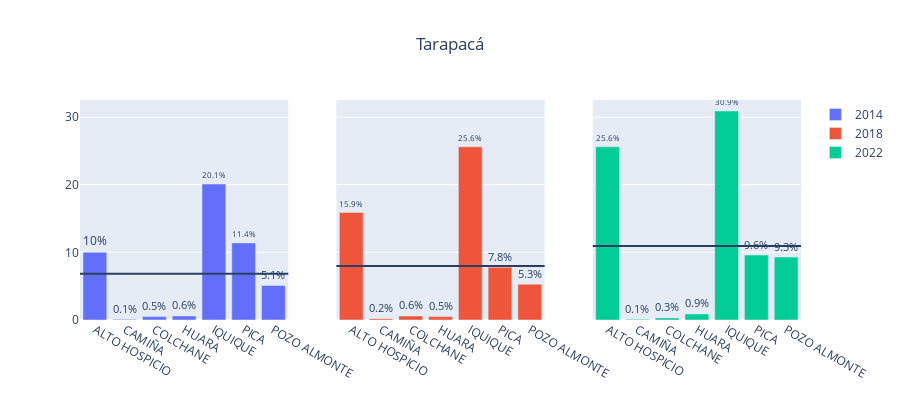
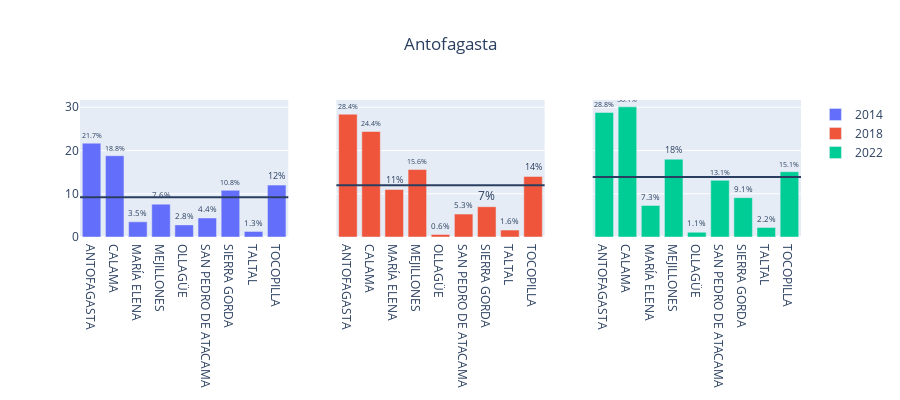
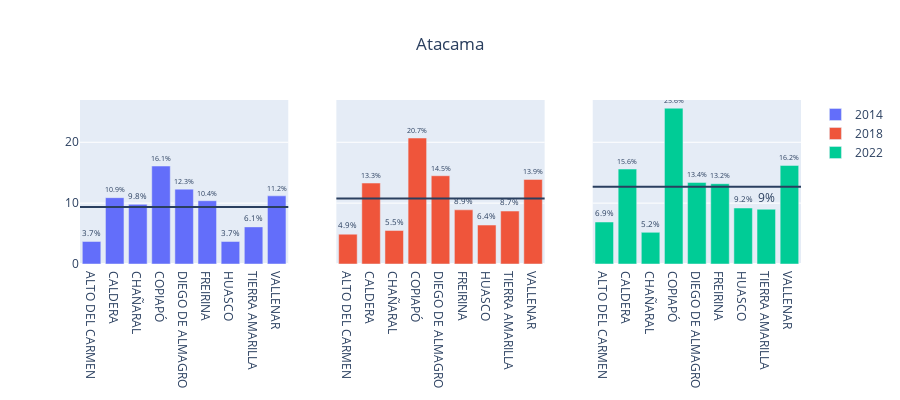
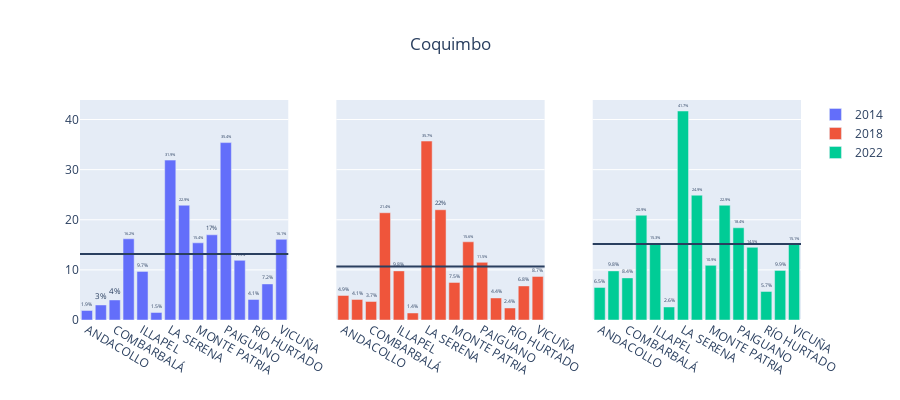

Notebook cell for these charts, in order:
### Code cell
regions = df_group_by_comuna.reset_index()["Codigo Region"].unique()
years = [2014, 2018, 2022]
for region in regions: 
    fig = make_subplots(rows=1, cols=len(years), shared_yaxes=True)
    for i, year in enumerate(years):
        pomedio_region = df_group_region[(year, region)]
        fig.add_trace(go.Bar(name=f"{year}",
                             x=df_group_by_comuna.loc[(year, region)].reset_index()["Municipio"],
                             y=df_group_by_comuna.loc[(year, region)].reset_index()["%IT_en_IPP"].round(1),
                             text=df_group_by_comuna.loc[(year, region)].reset_index()["%IT_en_IPP"],
                             textposition="outside",
                             texttemplate="%{y}%"),
                     row=1, col=i+1)
        fig.add_hline(y=pomedio_region, row=1, col=i+1)
        fig.update_layout(title=dict(text=f"{region_dict[region]}", x=0.5, xanchor="center"),
                         height=400)
    fig.show()

### Figure 1 — Plotly figure (JSON) as saved in the notebook; plotly's stock layout.template omitted (floating-point values rounded to 4 significant figures)
{"data": [{"name": "2014", "text": [10.03, 0.09359, 0.543, 0.5868, 20.13, 11.41, 5.069], "textposition": "outside", "texttemplate": "%{y}%", "type": "bar", "x": ["ALTO HOSPICIO", "CAMIÑA", "COLCHANE", "HUARA", "IQUIQUE", "PICA", "POZO ALMONTE"], "xaxis": "x", "y": [10, 0.1, 0.5, 0.6, 20.1, 11.4, 5.1], "yaxis": "y"}, {"name": "2018", "text": [15.85, 0.1505, 0.6267, 0.5331, 25.6, 7.802, 5.308], "textposition": "outside", "texttemplate": "%{y}%", "type": "bar", "x": ["ALTO HOSPICIO", "CAMIÑA", "COLCHANE", "HUARA", "IQUIQUE", "PICA", "POZO ALMONTE"], "xaxis": "x2", "y": [15.9, 0.2, 0.6, 0.5, 25.6, 7.8, 5.3], "yaxis": "y2"}, {"name": "2022", "text": [25.62, 0.09926, 0.2933, 0.8686, 30.9, 9.576, 9.268], "textposition": "outside", "texttemplate": "%{y}%", "type": "bar", "x": ["ALTO HOSPICIO", "CAMIÑA", "COLCHANE", "HUARA", "IQUIQUE", "PICA", "POZO ALMONTE"], "xaxis": "x3", "y": [25.6, 0.1, 0.3, 0.9, 30.9, 9.6, 9.3], "yaxis": "y3"}], "layout": {"height": 400, "shapes": [{"type": "line", "x0": 0, "x1": 1, "xref": "x domain", "y0": 6.836, "y1": 6.836, "yref": "y"}, {"type": "line", "x0": 0, "x1": 1, "xref": "x2 domain", "y0": 7.981, "y1": 7.981, "yref": "y2"}, {"type": "line", "x0": 0, "x1": 1, "xref": "x3 domain", "y0": 10.95, "y1": 10.95, "yref": "y3"}], "title": {"text": "Tarapacá", "x": 0.5, "xanchor": "center"}, "xaxis": {"anchor": "y", "domain": [0, 0.2889]}, "xaxis2": {"anchor": "y2", "domain": [0.3556, 0.6444]}, "xaxis3": {"anchor": "y3", "domain": [0.7111, 1]}, "yaxis": {"anchor": "x", "domain": [0, 1]}, "yaxis2": {"anchor": "x2", "domain": [0, 1], "matches": "y", "showticklabels": false}, "yaxis3": {"anchor": "x3", "domain": [0, 1], "matches": "y", "showticklabels": false}}}

### Figure 2 — Plotly figure (JSON) as saved in the notebook; plotly's stock layout.template omitted (floating-point values rounded to 4 significant figures)
{"data": [{"name": "2014", "text": [21.66, 18.79, 3.461, 7.624, 2.788, 4.4, 10.81, 1.288, 11.96], "textposition": "outside", "texttemplate": "%{y}%", "type": "bar", "x": ["ANTOFAGASTA", "CALAMA", "MARÍA ELENA", "MEJILLONES", "OLLAGÜE", "SAN PEDRO DE ATACAMA", "SIERRA GORDA", "TALTAL", "TOCOPILLA"], "xaxis": "x", "y": [21.7, 18.8, 3.5, 7.6, 2.8, 4.4, 10.8, 1.3, 12], "yaxis": "y"}, {"name": "2018", "text": [28.37, 24.39, 10.97, 15.64, 0.64, 5.336, 6.963, 1.644, 14.01], "textposition": "outside", "texttemplate": "%{y}%", "type": "bar", "x": ["ANTOFAGASTA", "CALAMA", "MARÍA ELENA", "MEJILLONES", "OLLAGÜE", "SAN PEDRO DE ATACAMA", "SIERRA GORDA", "TALTAL", "TOCOPILLA"], "xaxis": "x2", "y": [28.4, 24.4, 11, 15.6, 0.6, 5.3, 7, 1.6, 14], "yaxis": "y2"}, {"name": "2022", "text": [28.8, 30.09, 7.297, 17.97, 1.14, 13.14, 9.062, 2.153, 15.09], "textposition": "outside", "texttemplate": "%{y}%", "type": "bar", "x": ["ANTOFAGASTA", "CALAMA", "MARÍA ELENA", "MEJILLONES", "OLLAGÜE", "SAN PEDRO DE ATACAMA", "SIERRA GORDA", "TALTAL", "TOCOPILLA"], "xaxis": "x3", "y": [28.8, 30.1, 7.3, 18, 1.1, 13.1, 9.1, 2.2, 15.1], "yaxis": "y3"}], "layout": {"height": 400, "shapes": [{"type": "line", "x0": 0, "x1": 1, "xref": "x domain", "y0": 9.198, "y1": 9.198, "yref": "y"}, {"type": "line", "x0": 0, "x1": 1, "xref": "x2 domain", "y0": 12.0, "y1": 12.0, "yref": "y2"}, {"type": "line", "x0": 0, "x1": 1, "xref": "x3 domain", "y0": 13.86, "y1": 13.86, "yref": "y3"}], "title": {"text": "Antofagasta", "x": 0.5, "xanchor": "center"}, "xaxis": {"anchor": "y", "domain": [0, 0.2889]}, "xaxis2": {"anchor": "y2", "domain": [0.3556, 0.6444]}, "xaxis3": {"anchor": "y3", "domain": [0.7111, 1]}, "yaxis": {"anchor": "x", "domain": [0, 1]}, "yaxis2": {"anchor": "x2", "domain": [0, 1], "matches": "y", "showticklabels": false}, "yaxis3": {"anchor": "x3", "domain": [0, 1], "matches": "y", "showticklabels": false}}}

### Figure 3 — Plotly figure (JSON) as saved in the notebook; plotly's stock layout.template omitted (floating-point values rounded to 4 significant figures)
{"data": [{"name": "2014", "text": [3.687, 10.89, 9.831, 16.08, 12.32, 10.44, 3.716, 6.148, 11.22], "textposition": "outside", "texttemplate": "%{y}%", "type": "bar", "x": ["ALTO DEL CARMEN", "CALDERA", "CHAÑARAL", "COPIAPÓ", "DIEGO DE ALMAGRO", "FREIRINA", "HUASCO", "TIERRA AMARILLA", "VALLENAR"], "xaxis": "x", "y": [3.7, 10.9, 9.8, 16.1, 12.3, 10.4, 3.7, 6.1, 11.2], "yaxis": "y"}, {"name": "2018", "text": [4.938, 13.33, 5.453, 20.74, 14.47, 8.857, 6.434, 8.666, 13.86], "textposition": "outside", "texttemplate": "%{y}%", "type": "bar", "x": ["ALTO DEL CARMEN", "CALDERA", "CHAÑARAL", "COPIAPÓ", "DIEGO DE ALMAGRO", "FREIRINA", "HUASCO", "TIERRA AMARILLA", "VALLENAR"], "xaxis": "x2", "y": [4.9, 13.3, 5.5, 20.7, 14.5, 8.9, 6.4, 8.7, 13.9], "yaxis": "y2"}, {"name": "2022", "text": [6.914, 15.64, 5.227, 25.6, 13.35, 13.23, 9.198, 9.005, 16.22], "textposition": "outside", "texttemplate": "%{y}%", "type": "bar", "x": ["ALTO DEL CARMEN", "CALDERA", "CHAÑARAL", "COPIAPÓ", "DIEGO DE ALMAGRO", "FREIRINA", "HUASCO", "TIERRA AMARILLA", "VALLENAR"], "xaxis": "x3", "y": [6.9, 15.6, 5.2, 25.6, 13.4, 13.2, 9.2, 9, 16.2], "yaxis": "y3"}], "layout": {"height": 400, "shapes": [{"type": "line", "x0": 0, "x1": 1, "xref": "x domain", "y0": 9.37, "y1": 9.37, "yref": "y"}, {"type": "line", "x0": 0, "x1": 1, "xref": "x2 domain", "y0": 10.75, "y1": 10.75, "yref": "y2"}, {"type": "line", "x0": 0, "x1": 1, "xref": "x3 domain", "y0": 12.71, "y1": 12.71, "yref": "y3"}], "title": {"text": "Atacama", "x": 0.5, "xanchor": "center"}, "xaxis": {"anchor": "y", "domain": [0, 0.2889]}, "xaxis2": {"anchor": "y2", "domain": [0.3556, 0.6444]}, "xaxis3": {"anchor": "y3", "domain": [0.7111, 1]}, "yaxis": {"anchor": "x", "domain": [0, 1]}, "yaxis2": {"anchor": "x2", "domain": [0, 1], "matches": "y", "showticklabels": false}, "yaxis3": {"anchor": "x3", "domain": [0, 1], "matches": "y", "showticklabels": false}}}

### Figure 4 — Plotly figure (JSON) as saved in the notebook; plotly's stock layout.template omitted (floating-point values rounded to 4 significant figures)
{"data": [{"name": "2014", "text": [1.912, 2.951, 3.977, 16.17, 9.718, 1.469, 31.92, 22.86, 15.36, 16.96, 35.37, 11.92, 4.063, 7.153, 16.1], "textposition": "outside", "texttemplate": "%{y}%", "type": "bar", "x": ["ANDACOLLO", "CANELA", "COMBARBALÁ", "COQUIMBO", "ILLAPEL", "LA HIGUERA", "LA SERENA", "LOS VILOS", "MONTE PATRIA", "OVALLE", "PAIGUANO", "PUNITAQUI", "RÍO HURTADO", "SALAMANCA", "VICUÑA"], "xaxis": "x", "y": [1.9, 3, 4, 16.2, 9.7, 1.5, 31.9, 22.9, 15.4, 17, 35.4, 11.9, 4.1, 7.2, 16.1], "yaxis": "y"}, {"name": "2018", "text": [4.885, 4.073, 3.736, 21.35, 9.79, 1.382, 35.67, 22.03, 7.506, 15.56, 11.54, 4.389, 2.358, 6.844, 8.729], "textposition": "outside", "texttemplate": "%{y}%", "type": "bar", "x": ["ANDACOLLO", "CANELA", "COMBARBALÁ", "COQUIMBO", "ILLAPEL", "LA HIGUERA", "LA SERENA", "LOS VILOS", "MONTE PATRIA", "OVALLE", "PAIGUANO", "PUNITAQUI", "RÍO HURTADO", "SALAMANCA", "VICUÑA"], "xaxis": "x2", "y": [4.9, 4.1, 3.7, 21.4, 9.8, 1.4, 35.7, 22, 7.5, 15.6, 11.5, 4.4, 2.4, 6.8, 8.7], "yaxis": "y2"}, {"name": "2022", "text": [6.462, 9.8, 8.35, 20.86, 15.29, 2.634, 41.7, 24.93, 10.88, 22.9, 18.42, 14.52, 5.715, 9.87, 15.08], "textposition": "outside", "texttemplate": "%{y}%", "type": "bar", "x": ["ANDACOLLO", "CANELA", "COMBARBALÁ", "COQUIMBO", "ILLAPEL", "LA HIGUERA", "LA SERENA", "LOS VILOS", "MONTE PATRIA", "OVALLE", "PAIGUANO", "PUNITAQUI", "RÍO HURTADO", "SALAMANCA", "VICUÑA"], "xaxis": "x3", "y": [6.5, 9.8, 8.4, 20.9, 15.3, 2.6, 41.7, 24.9, 10.9, 22.9, 18.4, 14.5, 5.7, 9.9, 15.1], "yaxis": "y3"}], "layout": {"height": 400, "shapes": [{"type": "line", "x0": 0, "x1": 1, "xref": "x domain", "y0": 13.19, "y1": 13.19, "yref": "y"}, {"type": "line", "x0": 0, "x1": 1, "xref": "x2 domain", "y0": 10.66, "y1": 10.66, "yref": "y2"}, {"type": "line", "x0": 0, "x1": 1, "xref": "x3 domain", "y0": 15.16, "y1": 15.16, "yref": "y3"}], "title": {"text": "Coquimbo", "x": 0.5, "xanchor": "center"}, "xaxis": {"anchor": "y", "domain": [0, 0.2889]}, "xaxis2": {"anchor": "y2", "domain": [0.3556, 0.6444]}, "xaxis3": {"anchor": "y3", "domain": [0.7111, 1]}, "yaxis": {"anchor": "x", "domain": [0, 1]}, "yaxis2": {"anchor": "x2", "domain": [0, 1], "matches": "y", "showticklabels": false}, "yaxis3": {"anchor": "x3", "domain": [0, 1], "matches": "y", "showticklabels": false}}}
